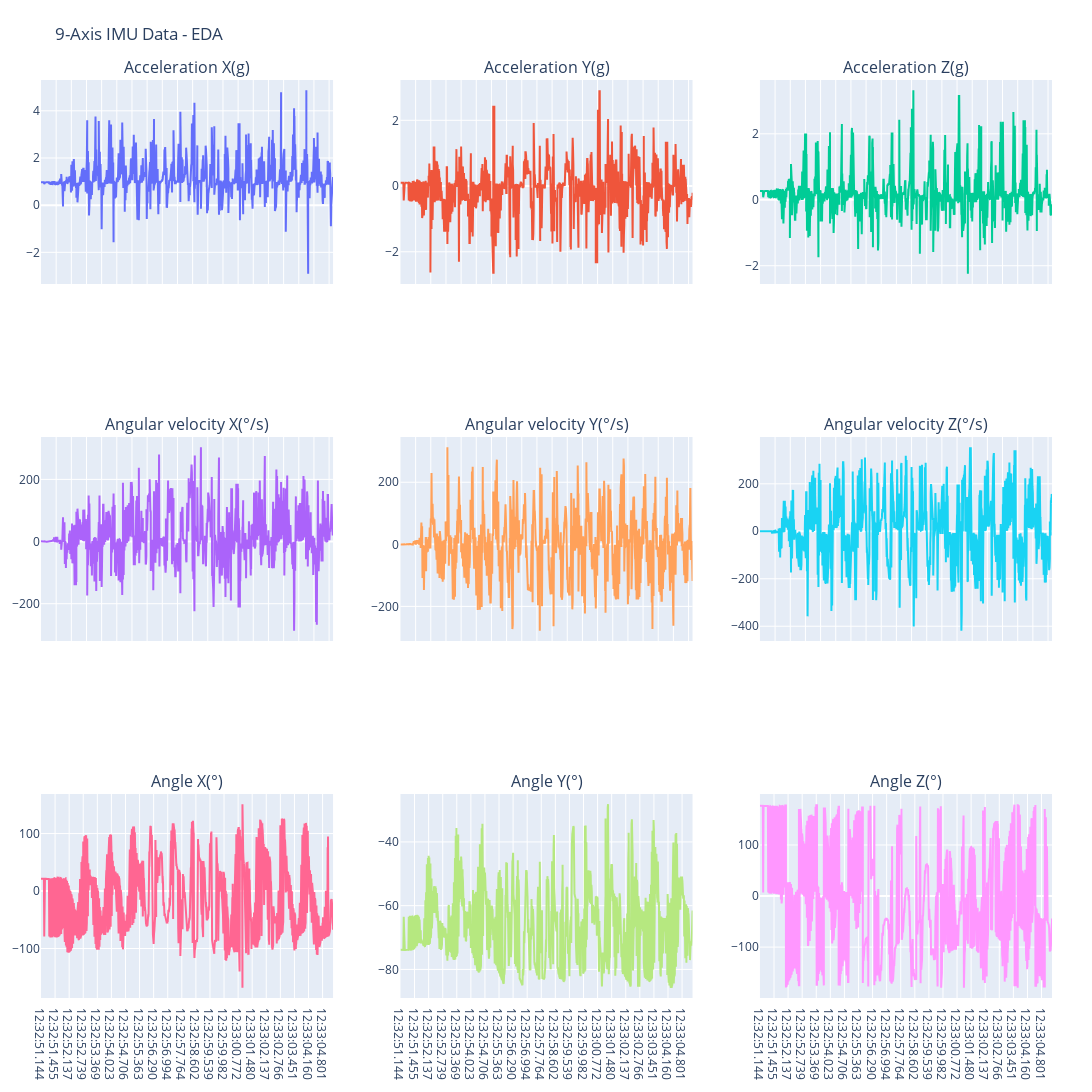

Notebook code cell kept with this figure:
### Code cell
# Create subplots with separate plots for each axis
fig = make_subplots(rows=3, cols=3, shared_xaxes=True, 
                    subplot_titles=axes_labels)

# Add traces for accelerometer data
fig.add_trace(go.Scatter(x=df['Time'], y=df['Acceleration X(g)'], mode='lines', name='Accel_X'), row=1, col=1)
fig.add_trace(go.Scatter(x=df['Time'], y=df['Acceleration Y(g)'], mode='lines', name='Accel_Y'), row=1, col=2)
fig.add_trace(go.Scatter(x=df['Time'], y=df['Acceleration Z(g)'], mode='lines', name='Accel_Z'), row=1, col=3)

# Add traces for gyroscope data
fig.add_trace(go.Scatter(x=df['Time'], y=df['Angular velocity X(°/s)'], mode='lines', name='Gyro_X'), row=2, col=1)
fig.add_trace(go.Scatter(x=df['Time'], y=df['Angular velocity Y(°/s)'], mode='lines', name='Gyro_Y'), row=2, col=2)
fig.add_trace(go.Scatter(x=df['Time'], y=df['Angular velocity Z(°/s)'], mode='lines', name='Gyro_Z'), row=2, col=3)

# Add traces for magnetometer data
fig.add_trace(go.Scatter(x=df['Time'], y=df['Angle X(°)'], mode='lines', name='Mag_X'), row=3, col=1)
fig.add_trace(go.Scatter(x=df['Time'], y=df['Angle Y(°)'], mode='lines', name='Mag_Y'), row=3, col=2)
fig.add_trace(go.Scatter(x=df['Time'], y=df['Angle Z(°)'], mode='lines', name='Mag_Z'), row=3, col=3)

# Update layout
fig.update_layout(height=1200, width=2400, title_text="9-Axis IMU Data - EDA",
                  showlegend=False, margin=dict(l=40, r=40, t=80, b=40))

# Show the plot
fig.show()

### Figure 1 — Plotly figure (JSON) as saved in the notebook; plotly's stock layout.template omitted (floating-point values rounded to 4 significant figures; data arrays with more than 128 entries replaced by an {"elided": "..."} marker saying what was removed)
{"data": [{"mode": "lines", "name": "Accel_X", "type": "scatter", "x": {"elided": "2072 str values"}, "xaxis": "x", "y": {"elided": "2072 float values"}, "yaxis": "y"}, {"mode": "lines", "name": "Accel_Y", "type": "scatter", "x": {"elided": "2072 str values"}, "xaxis": "x2", "y": {"elided": "2072 float values"}, "yaxis": "y2"}, {"mode": "lines", "name": "Accel_Z", "type": "scatter", "x": {"elided": "2072 str values"}, "xaxis": "x3", "y": {"elided": "2072 float values"}, "yaxis": "y3"}, {"mode": "lines", "name": "Gyro_X", "type": "scatter", "x": {"elided": "2072 str values"}, "xaxis": "x4", "y": {"elided": "2072 float values"}, "yaxis": "y4"}, {"mode": "lines", "name": "Gyro_Y", "type": "scatter", "x": {"elided": "2072 str values"}, "xaxis": "x5", "y": {"elided": "2072 float values"}, "yaxis": "y5"}, {"mode": "lines", "name": "Gyro_Z", "type": "scatter", "x": {"elided": "2072 str values"}, "xaxis": "x6", "y": {"elided": "2072 float values"}, "yaxis": "y6"}, {"mode": "lines", "name": "Mag_X", "type": "scatter", "x": {"elided": "2072 str values"}, "xaxis": "x7", "y": {"elided": "2072 float values"}, "yaxis": "y7"}, {"mode": "lines", "name": "Mag_Y", "type": "scatter", "x": {"elided": "2072 str values"}, "xaxis": "x8", "y": {"elided": "2072 float values"}, "yaxis": "y8"}, {"mode": "lines", "name": "Mag_Z", "type": "scatter", "x": {"elided": "2072 str values"}, "xaxis": "x9", "y": {"elided": "2072 float values"}, "yaxis": "y9"}], "layout": {"annotations": [{"font": {"size": 16}, "showarrow": false, "text": "Acceleration X(g)", "x": 0.1444, "xanchor": "center", "xref": "paper", "y": 1, "yanchor": "bottom", "yref": "paper"}, {"font": {"size": 16}, "showarrow": false, "text": "Acceleration Y(g)", "x": 0.5, "xanchor": "center", "xref": "paper", "y": 1, "yanchor": "bottom", "yref": "paper"}, {"font": {"size": 16}, "showarrow": false, "text": "Acceleration Z(g)", "x": 0.8556, "xanchor": "center", "xref": "paper", "y": 1, "yanchor": "bottom", "yref": "paper"}, {"font": {"size": 16}, "showarrow": false, "text": "Angular velocity X(°/s)", "x": 0.1444, "xanchor": "center", "xref": "paper", "y": 0.6111, "yanchor": "bottom", "yref": "paper"}, {"font": {"size": 16}, "showarrow": false, "text": "Angular velocity Y(°/s)", "x": 0.5, "xanchor": "center", "xref": "paper", "y": 0.6111, "yanchor": "bottom", "yref": "paper"}, {"font": {"size": 16}, "showarrow": false, "text": "Angular velocity Z(°/s)", "x": 0.8556, "xanchor": "center", "xref": "paper", "y": 0.6111, "yanchor": "bottom", "yref": "paper"}, {"font": {"size": 16}, "showarrow": false, "text": "Angle X(°)", "x": 0.1444, "xanchor": "center", "xref": "paper", "y": 0.2222, "yanchor": "bottom", "yref": "paper"}, {"font": {"size": 16}, "showarrow": false, "text": "Angle Y(°)", "x": 0.5, "xanchor": "center", "xref": "paper", "y": 0.2222, "yanchor": "bottom", "yref": "paper"}, {"font": {"size": 16}, "showarrow": false, "text": "Angle Z(°)", "x": 0.8556, "xanchor": "center", "xref": "paper", "y": 0.2222, "yanchor": "bottom", "yref": "paper"}], "height": 1200, "margin": {"b": 40, "l": 40, "r": 40, "t": 80}, "showlegend": false, "title": {"text": "9-Axis IMU Data - EDA"}, "width": 2400, "xaxis": {"anchor": "y", "domain": [0, 0.2889], "matches": "x7", "showticklabels": false}, "xaxis2": {"anchor": "y2", "domain": [0.3556, 0.6444], "matches": "x8", "showticklabels": false}, "xaxis3": {"anchor": "y3", "domain": [0.7111, 1], "matches": "x9", "showticklabels": false}, "xaxis4": {"anchor": "y4", "domain": [0, 0.2889], "matches": "x7", "showticklabels": false}, "xaxis5": {"anchor": "y5", "domain": [0.3556, 0.6444], "matches": "x8", "showticklabels": false}, "xaxis6": {"anchor": "y6", "domain": [0.7111, 1], "matches": "x9", "showticklabels": false}, "xaxis7": {"anchor": "y7", "domain": [0, 0.2889]}, "xaxis8": {"anchor": "y8", "domain": [0.3556, 0.6444]}, "xaxis9": {"anchor": "y9", "domain": [0.7111, 1]}, "yaxis": {"anchor": "x", "domain": [0.7778, 1]}, "yaxis2": {"anchor": "x2", "domain": [0.7778, 1]}, "yaxis3": {"anchor": "x3", "domain": [0.7778, 1]}, "yaxis4": {"anchor": "x4", "domain": [0.3889, 0.6111]}, "yaxis5": {"anchor": "x5", "domain": [0.3889, 0.6111]}, "yaxis6": {"anchor": "x6", "domain": [0.3889, 0.6111]}, "yaxis7": {"anchor": "x7", "domain": [0, 0.2222]}, "yaxis8": {"anchor": "x8", "domain": [0, 0.2222]}, "yaxis9": {"anchor": "x9", "domain": [0, 0.2222]}}}
